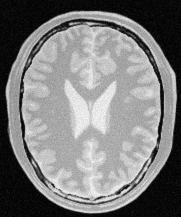
#> input picture a1images/brain_proton_density_slice.png, 181 x 217 px
$ jupyter execute Question_2.ipynb
#> lines starting #> are read from the running program, lines starting #| are printed output that depends on the picture
## 2. Intensity Transformation for a Brain Proton Density Image

[cell 1]
import cv2 as cv
import matplotlib.pyplot as plt
import numpy as np

[cell 2]
# Load grayscale image
brain = cv.imread('a1images/brain_proton_density_slice.png', cv.IMREAD_GRAYSCALE)
#> brain is the input picture: shape (217, 181); min 0, max 251, mean 123.7
assert brain is not None

# Gaussian Parameters
mu_wm, sigma_wm = 150, 18  # white matter
mu_gm, sigma_gm = 200, 18  # gray matter

# Intensity range
x = np.linspace(0, 255, 256)

# Gaussian transformation functions
T_wm = np.exp(-((x - mu_wm) ** 2) / (2 * sigma_wm ** 2))
T_gm = np.exp(-((x - mu_gm) ** 2) / (2 * sigma_gm ** 2))

# Normalize to 0-255
T_wm = (T_wm / T_wm.max()) * 255 # Gaussian White matter
T_gm = (T_gm / T_gm.max()) * 255 # Gaussian Gray matter

# Plot
plt.figure(figsize=(8, 5))
plt.plot(x, T_wm, label=f"White Matter μ={mu_wm}, σ={sigma_wm}", color='blue')
plt.plot(x, T_gm, label=f"Gray Matter μ={mu_gm}, σ={sigma_gm}", color='green')
plt.title("Gaussian-like Intensity Transformations")
plt.xlabel("Input Intensity")
plt.ylabel("Output Intensity")
plt.legend()
plt.grid(True)
plt.show()
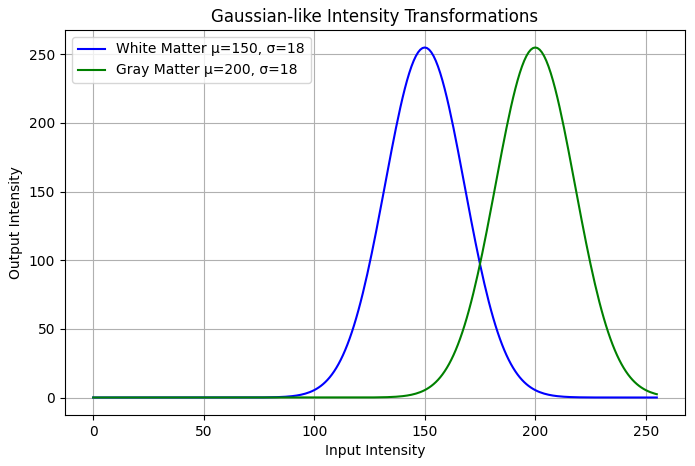
#> figure drawn by matplotlib, 1 panel; curve peaks at x = 150, y = 255; curve peaks at x = 200, y = 255

[cell 3]
white_transform = T_wm[brain]
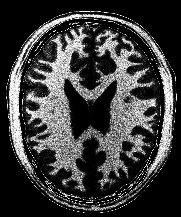
#> white_transform: shape (217, 181) float64; min 2.12e-13, max 255, mean 60.7
gray_transform =T_gm[brain]
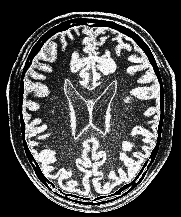
#> gray_transform: shape (217, 181) float64; min 3.96e-25, max 255, mean 77.2

# Display the images
fig, ax = plt.subplots(1, 3, figsize=(12,6))

ax[0].imshow(brain, cmap="gray")
ax[0].set_title('Original Image')
ax[0].axis("off")
ax[1].imshow(white_transform, cmap="gray")
ax[1].set_title('Intensity Transformation: White Matter')
ax[1].axis("off")
ax[2].imshow(gray_transform, cmap="gray")
ax[2].set_title('Intensity Transformation: Gray Matter')
ax[2].axis("off")

plt.tight_layout()
plt.show()
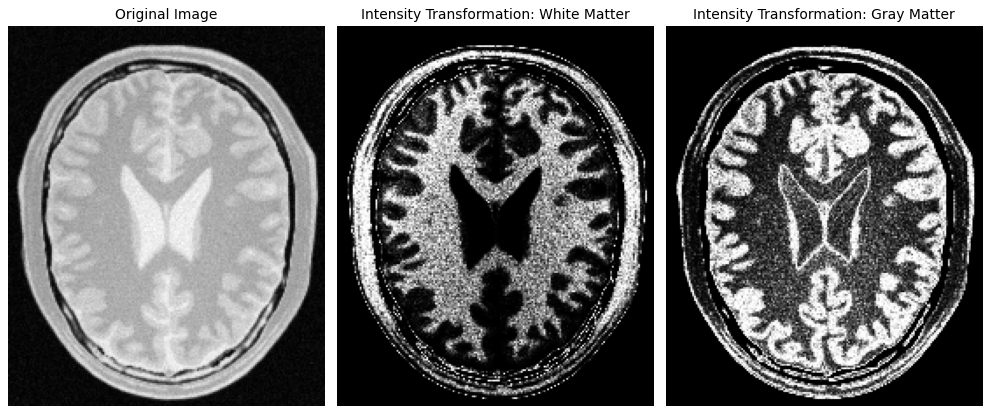
#> figure drawn by matplotlib, 3 panels
